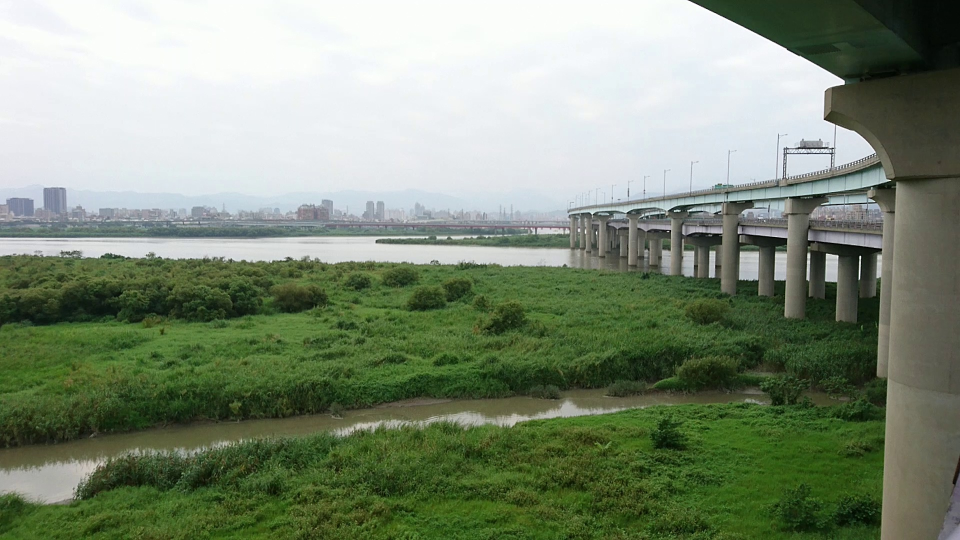
#> input picture NTOU/2019/June/Computer Vision/HW4/dataset1/dataset_1_0.jpg, 1920 x 1080 px, given in place of hw4_dataset1.mp4, which was not available (shown at 1/2 size)
$ jupyter execute '影像拼接作業範例(1).ipynb'   (older library calls are emulated)
#> lines starting #> are read from the running program, lines starting #| are printed output that depends on the picture; pictures that were not available may be replaced by others from this repository, and a replacement may not be noted
[cell 1]
import cv2
import numpy as np

cap    = cv2.VideoCapture('hw4_dataset1.mp4')
print('height:{} width:{}'.format(int(cap.get(cv2.CAP_PROP_FRAME_HEIGHT)),int(cap.get(cv2.CAP_PROP_FRAME_WIDTH))))
frame_num = 0
total_frame=int(cap.get(cv2.CAP_PROP_FRAME_COUNT))

def set_frame_number(x):
    global frame_num
    frame_num = x
    return

result = np.zeros((int(cap.get(cv2.CAP_PROP_FRAME_HEIGHT))//4,int(cap.get(cv2.CAP_PROP_FRAME_WIDTH))//4*3,3))
count  = np.zeros((int(cap.get(cv2.CAP_PROP_FRAME_HEIGHT))//4,int(cap.get(cv2.CAP_PROP_FRAME_WIDTH))//4*3))
ones = np.ones(((int(cap.get(cv2.CAP_PROP_FRAME_HEIGHT))//4,int(cap.get(cv2.CAP_PROP_FRAME_WIDTH))//4)))

cv2.namedWindow('matching')
cv2.createTrackbar('frame no.','matching',0,total_frame-1,set_frame_number)

kpdetector = cv2.xfeatures2d.SIFT_create()
#kpdetector = cv2.AKAZE_create()

# create BFMatcher object
bf = cv2.BFMatcher(cv2.NORM_L2, crossCheck=True)

while frame_num < total_frame and frame_num < 95:
    cv2.setTrackbarPos('frame no.','matching',frame_num)
    cap.set(cv2.CAP_PROP_POS_FRAMES,frame_num)
    ret, frame2 = cap.read()
#> frame2 is the input picture: shape (1080, 1920, 3); mean B, G, R 118, 139.6, 126.6
    if ret==False:
        break

    frame2 = cv2.resize(frame2,(frame2.shape[1]//4,frame2.shape[0]//4))
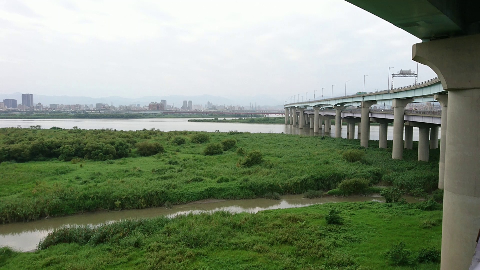
#> frame2: shape (270, 480, 3); mean B, G, R 118.1, 139.7, 126.7

#kp1, dt1 = kpdetector.detectAndCompute(frame1,None)
    gray = cv2.cvtColor(frame2, cv2.COLOR_BGR2GRAY)
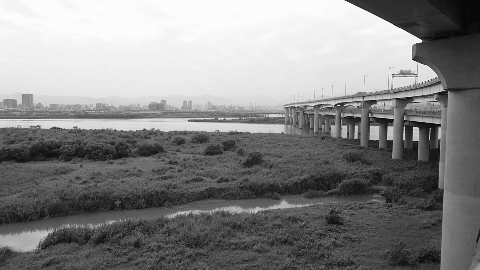
#> gray: shape (270, 480); min 1, max 255, mean 133.3
    kp2 = kpdetector.detect(gray,None)
#> kp2 = 637 keypoints; strongest (x, y, size): (420, 41, 2.8), (416, 130, 4.8), (439, 125, 1.9), (375, 132, 8)
    dt2 = kpdetector.compute(gray,kp2)[1]
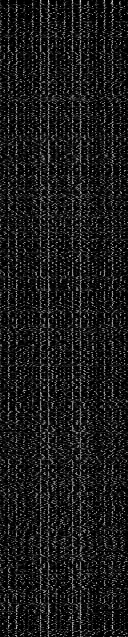
#> dt2: shape (637, 128) float32; min 0, max 224, mean 26
    if frame_num == 0:
        T      = np.eye(3)
        T[0,2] = result.shape[1]-frame2.shape[1]
        T[1,2] = 0
        result = cv2.warpPerspective(frame2,T,(result.shape[1],result.shape[0])).astype(np.float)
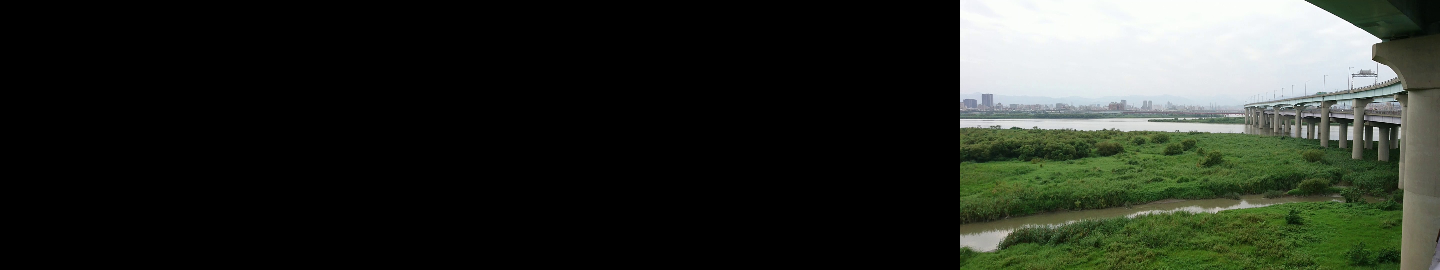
#> result: shape (270, 1440, 3) float64; mean B, G, R 39.4, 46.6, 42.2
        t_count= cv2.warpPerspective(ones,T,(result.shape[1],result.shape[0])).astype(np.float)
#> ones: shape (270, 480) float64; every value is 1
        count += t_count.astype(np.float)
        disp = result.copy()
        cv2.imshow('stitched image',disp.astype(np.uint8))

        frame1 = frame2
        kp1 = kp2
#> kp1 has the same summary as kp2
        dt1 = dt2
    else:
        # Match descriptors.
        matches = bf.match(dt2,dt1)
        print('{}, # of matches:{}'.format(frame_num,len(matches)))

        # Sort in ascending order of distance.
        matches = sorted(matches, key = lambda x:x.distance)

        src = []
        dst = []
        for m in matches:
            src.append(kp2[m.queryIdx].pt + (1,))
            dst.append(kp1[m.trainIdx].pt + (1,))

        src = np.array(src,dtype=np.float)
        dst = np.array(dst,dtype=np.float)

        # find a homography to map src to dst
        A, mask = cv2.findHomography(src, dst, cv2.RANSAC)

        # map to the first frame
        T = T.dot(A)
        warp_img = cv2.warpPerspective(frame2,T,(result.shape[1],result.shape[0])).astype(np.float)
        t_count  = cv2.warpPerspective(ones,T,(result.shape[1],result.shape[0])).astype(np.float)
        result+= warp_img
        count += t_count.astype(np.float)

        t_count= count.copy()
        t_count[t_count == 0] = 1
        disp = result.copy()

        disp[:,:,0] = result[:,:,0] / t_count
        disp[:,:,1] = result[:,:,1] / t_count
        disp[:,:,2] = result[:,:,2] / t_count

        cv2.imshow('stitched image',disp.astype(np.uint8))

        cv2.imshow('matching',cv2.drawMatches(frame2,kp2,frame1,kp1,matches[:15], None, flags=cv2.DRAW_MATCHES_FLAGS_NOT_DRAW_SINGLE_POINTS))


        frame1 = frame2
        kp1 = kp2
        dt1 = dt2

    key = cv2.waitKey(20) & 0xFF
#> (key Esc is pressed here)
    if key == 27:
        break
    frame_num += 1
cv2.waitKey()
cap.release()
cv2.destroyAllWindows()

$ run again, on NTOU/2019/June/Computer Vision/HW4/dataset1/dataset_1_10.jpg
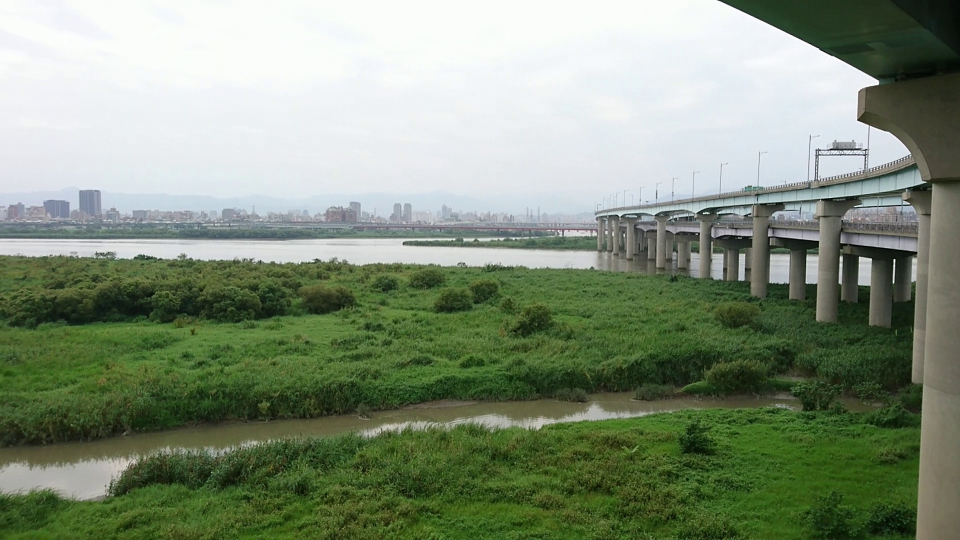
#> input picture NTOU/2019/June/Computer Vision/HW4/dataset1/dataset_1_10.jpg, 1920 x 1080 px, given in place of hw4_dataset1.mp4, which was not available (shown at 1/2 size)
#> frame2 is the input picture: shape (1080, 1920, 3); mean B, G, R 121.9, 143.7, 130.3
#> frame2: shape (270, 480, 3)
#> `gray = cv2.cvtColor(frame2, cv2.COLOR_BGR2GRAY)`:
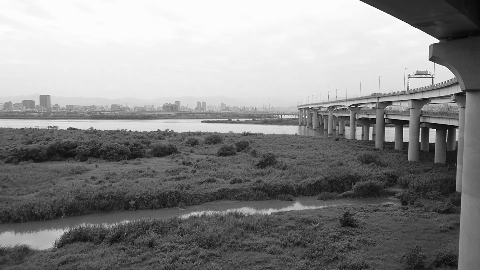
#> gray: shape (270, 480); min 2, max 255, mean 137.3
#> kp2 = 596 keypoints; strongest (x, y, size): (437, 41, 2.8), (390, 134, 8.3), (370, 138, 2.4), (390, 103, 3.2)
#> `result = cv2.warpPerspective(frame2,T,(result.shape[1],result.shape[0]..`:
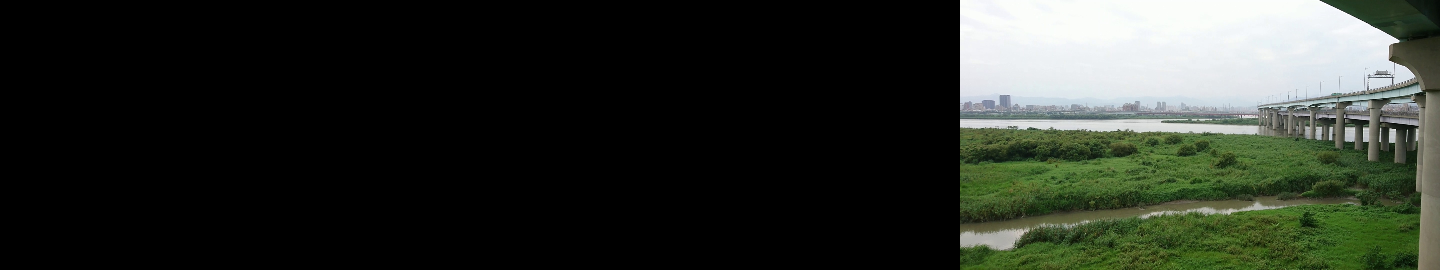
#> result: shape (270, 1440, 3) float64; mean B, G, R 40.7, 47.9, 43.5
#> ones: shape (270, 480) float64; every value is 1
#> kp1 has the same summary as kp2
